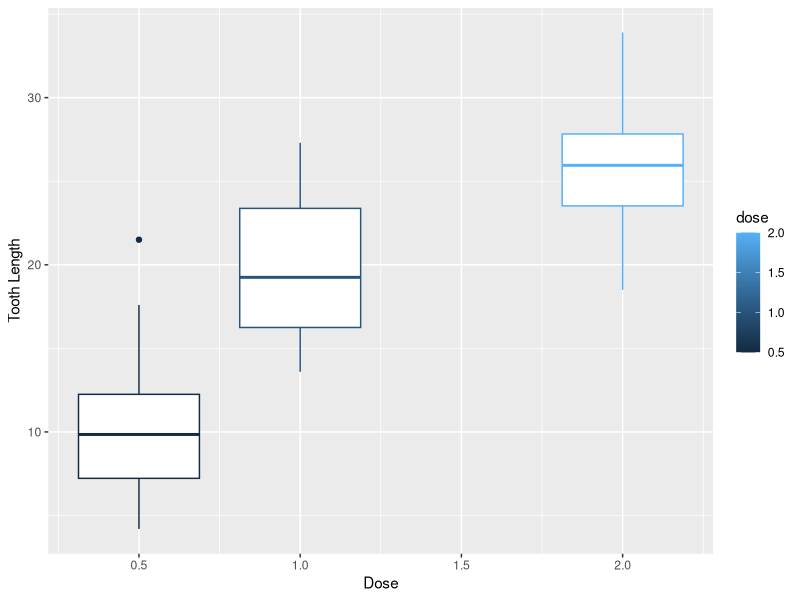
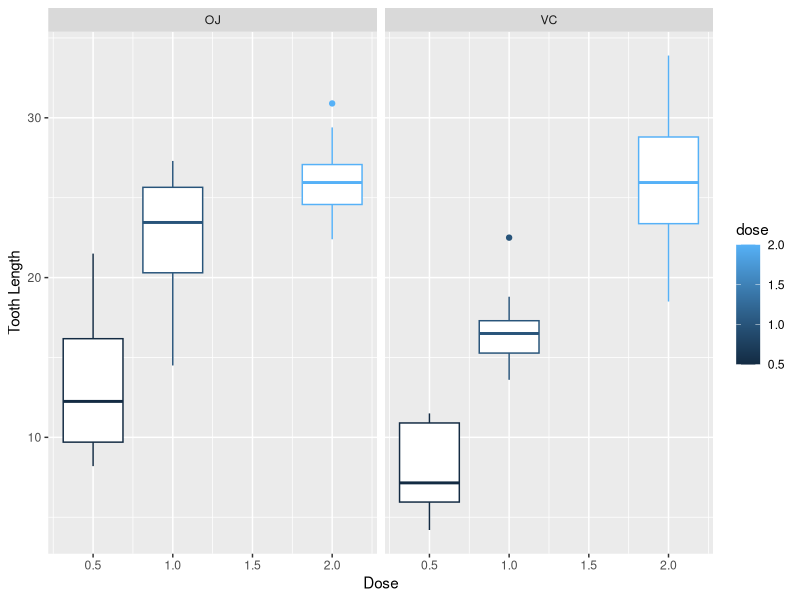

Write the R code that produced these figures, in order. (Note: this script raises an error after producing the figures.)
## ---- chunk 1
knitr::opts_chunk$set(echo = TRUE)
## ---- chunk 2
if(!require(datasets, quietly = TRUE)) install.packages("datasets")
library(datasets)
if(!require(ggplot2, quietly = TRUE)) install.packages("ggplot2")
library(ggplot2)
## ---- chunk 3
head(ToothGrowth, 10)
str(ToothGrowth)
summary(ToothGrowth)

## ---- chunk 4
grph1 <- ggplot(ToothGrowth, aes(dose, len))
grph1 <- grph1 + geom_boxplot(aes(group = dose, color = dose)) + labs(x = "Dose", y = "Tooth Length")
grph1
## ---- chunk 5
grph1 <- grph1 + facet_grid(. ~ supp)
grph1
## ---- chunk 6
tstSupp <- t.test(len ~ supp, data = ToothGrowth, 
                  paired = FALSE,var.equal = FALSE)
tstSupp
## ---- chunk 7
half <- subset(ToothGrowth, dose == 0.5)
one <- subset(ToothGrowth, dose == 1)
two <- subset(ToothGrowth, dose == 2)
## ---- chunk 8
tstDose1 <- t.test(one$len, half$len, paired = FALSE, 
                   var.equal = FALSE)
tstDose1
## ---- chunk 9
tstDose2 <- t.test(two$len, one$len, paired = FALSE, 
                   var.equal = FALSE)
tstDose2
## ---- chunk 10
halfOJ <- subset(ToothGrowth, dose == 0.5 & supp == "OJ")
halfVC <- subset(ToothGrowth, dose == 0.5 & supp == "VC")
oneOJ <- subset(ToothGrowth, dose == 1 & supp == "OJ")
oneVC <- subset(ToothGrowth, dose == 1 & supp == "VC")
twoOJ <- subset(ToothGrowth, dose == 2 & supp == "OJ")
twoVC <- subset(ToothGrowth, dose == 2 & supp == "VC")
## ---- chunk 11
tstDS1 <- t.test(halfOJ$len, halfVC$len, paired = FALSE, 
                 var.equal = FALSE)
tstDS1
## ---- chunk 12
tstDS2 <- t.test(oneOJ$len, oneVC$len, paired = FALSE, 
                 var.equal = FALSE)
tstDS2
## ---- chunk 13
tstDS3 <- t.test(twoOJ$len, twoVC$len, paired = FALSE, 
                 var.equal = FALSE)
tstDS3
